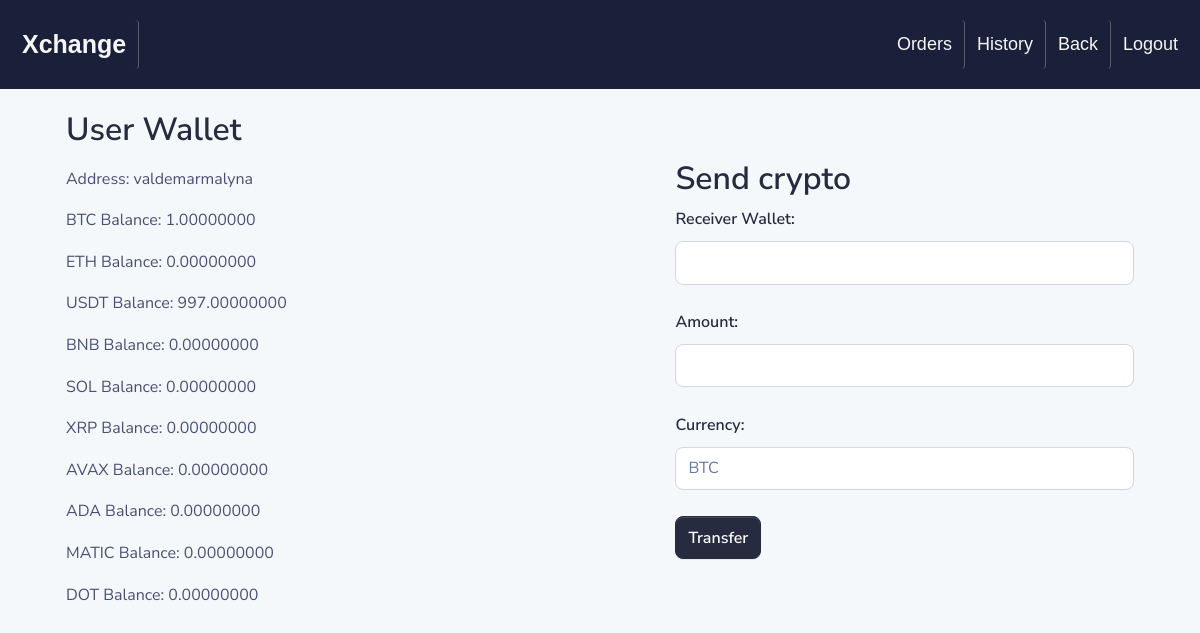
The app's page /wallet/ (signed in) with its own data.
### wallet/models.py (models this page shows)
class Wallet(models.Model):
    address = models.CharField(max_length=255)
    btc = models.DecimalField(max_digits=18, decimal_places=8, default=0)
    eth = models.DecimalField(max_digits=18, decimal_places=8, default=0)
    usdt = models.DecimalField(max_digits=18, decimal_places=8, default=0)
    bnb = models.DecimalField(max_digits=18, decimal_places=8, default=0)
    sol = models.DecimalField(max_digits=18, decimal_places=8, default=0)
    xrp = models.DecimalField(max_digits=18, decimal_places=8, default=0)
    avax = models.DecimalField(max_digits=18, decimal_places=8, default=0)
    ada = models.DecimalField(max_digits=18, decimal_places=8, default=0)
    matic = models.DecimalField(max_digits=18, decimal_places=8, default=0)
    dot = models.DecimalField(max_digits=18, decimal_places=8, default=0)

### wallet/views.py (the view, shortened to what this page needs)
# urls.py: path('', include('wallet.urls')),
@login_required
def wallet(request):
    user = request.user
    sender_wallet_id = user.username
    wallets = Wallet.objects.get(address=sender_wallet_id)
    return render(request, 'wallet.html', {'wallets': wallets})

### templates/wallet.html (shortened to what this page needs)
<!DOCTYPE html>
<html lang="en">
{% load static %}
{% load socialaccount %}
<head>
</head>
<link rel="stylesheet" href="{% static 'сss/main.css' %}">
<body>
    <div class="background-container">
            <header>
                <div class="header">
                    <a href="/" class="logo">Xchange</a>
                    <div class="header-right">
                        {% if user.is_authenticated %}
                            <a href="/create_order">Orders</a>
                            <a href="/wallet_history">History</a>
                            <a href="/">Back</a>
                            <a href="{% url 'logout_view' %}">Logout</a>
                        {% else %}
                            <a href="{% provider_login_url 'google'%}?next=/">Login/Register with Google</a>
                        {% endif %}
                    </div>
                </div>
            </header>
            <form method="post">
            <div class="container">
                <div class="left-block">
                    <h2>User Wallet</h2>
                    <p>
                    <p>Address: {{ wallets.address }}</p>
                    <p>BTC Balance: {{ wallets.btc }}</p>
                    <p>ETH Balance: {{ wallets.eth }}</p>
                    <p>USDT Balance: {{ wallets.usdt }}</p>
                    <p>BNB Balance: {{ wallets.bnb }}</p>
                    <p>SOL Balance: {{ wallets.sol }}</p>
                    <p>XRP Balance: {{ wallets.xrp }}</p>
                    <p>AVAX Balance: {{ wallets.avax }}</p>
                    <p>ADA Balance: {{ wallets.ada }}</p>
                    <p>MATIC Balance: {{ wallets.matic }}</p>
                    <p>DOT Balance: {{ wallets.dot }}</p>
                </div>
                <div class="right-block">
                    <h2>Send crypto<h2>
                        <p>
                            <label for="receiver_wallet_id">Receiver Wallet:</label>
                            <input class="form-control" type="text" name="receiver_wallet_id" id="receiver_wallet_id"><br>
                            <label for="amount">Amount:</label>
                            <input class="form-control" type="text" name="amount" id="amount"><br>
                            <label for="currency">Currency:</label>
                                <select name="currency" class="form-control" id="currency">
                                    <option value="BTC">BTC</option>
                                </select><br>
                                <input type="submit" class="btn btn-primary" value="Transfer">
                </div>
<body>

### templates/wallet.html (style rules this page uses)
body { margin: 0; padding: 0; overflow: hidden; }
.background-container { background-size: cover; background-position: center; background-repeat: no-repeat; height: 100vh; overflow-y: auto; }
.header { font-family: 'Montserrat', sans-serif; overflow: hidden; background-color: #1a2039; padding: 20px 10px; }
.header a { float: left; color: #f6f6f7; text-align: center; padding: 12px; text-decoration: none; font-size: 18px; line-height: 25px; border-radius: 4px; transition: background-color 0.3s, color 0.3s; }
.header a:not(:last-child) { border-right: 1px solid #57606f; }
.header a.logo { font-size: 25px; font-weight: bold; }
.header-right { float: right; }
.container { display: flex; justify-content: space-between; align-items: center; }
.left-block, .right-block { width: 45%; }
.left-block { padding: 20px; }
.right-block { padding: 20px; }

### records on screen
Wallet: address "valdemarmalyna", btc "1.00000000", eth "0.00000000", usdt "997.00000000", bnb "0.00000000", sol "0.00000000", xrp "0.00000000", avax "0.00000000", ada "0.00000000", matic "0.00000000", dot "0.00000000"
